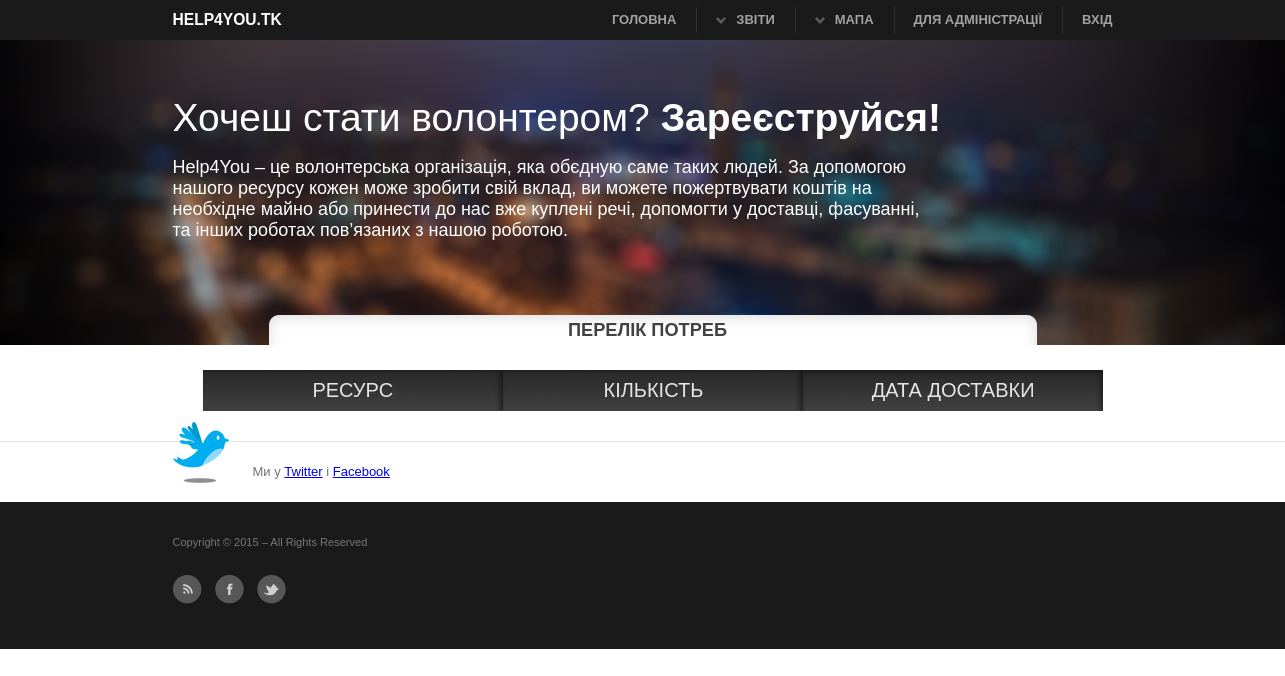
The page /need/ on the database as committed earlier.
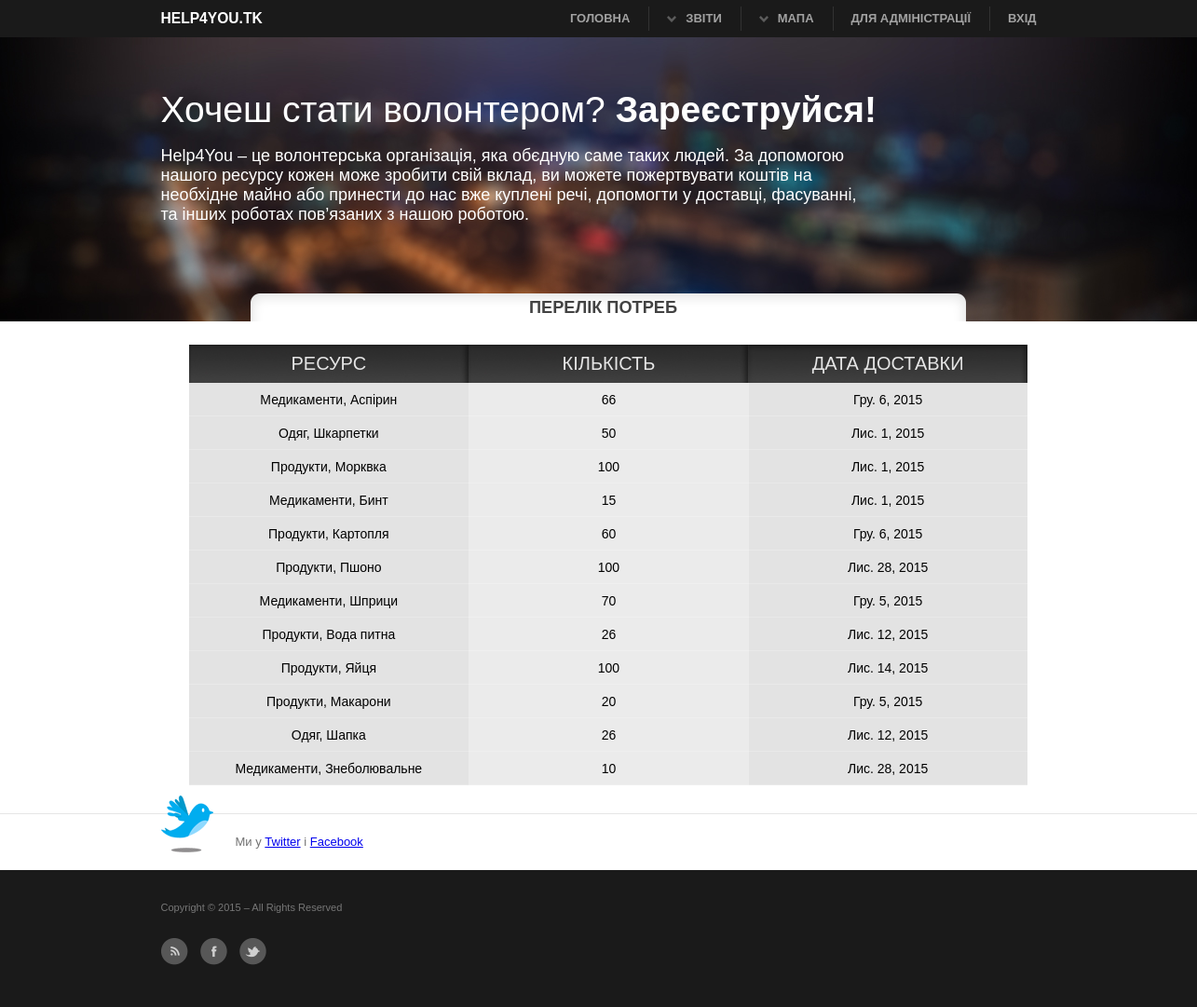
The same page on the database as committed later.
### main/models.py (models this page shows, shortened)
class Need(models.Model):
    resource = models.ForeignKey('Resource',verbose_name=u'Потрібний ресурс')
    order = models.ForeignKey('Order', verbose_name=u'Замовлення', null=True)
    amount = models.IntegerField(verbose_name=u'Кількість ресурсу')
    finished = models.BooleanField(default=False, null=False)
    priority = models.IntegerField(verbose_name=u'Пріорітет', null=True)
    date_recomended = models.DateField(verbose_name=u'Дата рекомендованої доставки', null=True)
    class Meta:
        verbose_name_plural = u'Потреба'

class Resource(models.Model):
    category_resource = models.ForeignKey('CategoryResource',verbose_name=u'Категорія ресурса')
    name = models.CharField(max_length=30,verbose_name=u'Назва ресурсу')
    unit_of_mesure = models.CharField(max_length=30,verbose_name=u'Одиниця виміру')
    weight_one_unit = models.FloatField(verbose_name=u'Маса однієї одиниці', null=True)
    volume_of_one_unit = models.FloatField(verbose_name=u'Об"єм однієї одиниці')
    price_one_unit = models.FloatField(verbose_name=u'Ціна однієї одиниці')
    class Meta:
        verbose_name_plural = u'Ресурси'
    def __unicode__(self):
        return u"%s, %s" % (self.category_resource.category, self.name)

class CategoryResource(models.Model):
    category = models.CharField(max_length=50, verbose_name=u'Категорія')
    class Meta:
        verbose_name_plural = u'Категорії ресурсів'

### main/views.py (the view)
# urls.py: url(r'^need/$',NeedListView.as_view(), name='list_need'),
class NeedListView(ListView):
    template_name = 'list_need.html'
    model = Need
    context_object_name = 'Needs'

### main/templates/list_need.html
{% extends 'base.html' %}
{% block title %}
     <h3 class="title_list">Перелік потреб</h3>
{% endblock %}
{% block content %}
 <div id="list_table">
  <table border="0">
    <tr>
        <td class="top_left">РЕСУРС</td>
        <td class="top_cen" >КІЛЬКІСТЬ</td>
        <td class="top_right" >ДАТА ДОСТАВКИ</td>
    </tr>
    {% for need in Needs %}
        <tr class="list_tr">
        <td class="cell"> {{ need.resource }}</td>
        <td class="cell_c">{{ need.amount }}</td>
        <td class="cell">{{ need.date_recomended }}</td>
    </tr>
    {% endfor %}
  </table>
    </div>
{% endblock %}

### main/templates/base.html (shortened to what this page needs)
{% load staticfiles %}
<!DOCTYPE html>
<html >
<head>
<link rel="stylesheet" type="text/css" href="{% static 'main.css' %}"/>
<link rel="stylesheet" type="text/css" href="{% static 'examples.css' %}" >
<link rel="stylesheet" type="text/css" href="{% static 'print.css' %}" media="print"/>
  </head>
<body>
<div  id="site">
<header class="clearFix">
  <div class="wrap"> <a id="logo" href="/">Help4You.tk</a>
    <nav>
      <div id="nav"> <strong>Navigation</strong>
        <ul>
          <li class="active"> <a href="/">ГОЛОВНА</a> </li>
          <li class="parent"> <a href="#">ЗВІТИ</a>
          </li>
        <li class="parent"> <a href="#">МАПА</a>
          </li>
          <li> <a href="/admin">ДЛЯ АДМІНІСТРАції</a> </li>
            {% if user.is_authenticated %}
                <li><p  class="infoaboutuser">Привіт, {{ user.get_full_name }}</p> <a href="{% url 'logout' %}?next=/">Вихід</a> </li>
            {% else %}
                <li><a href="{% url 'login' %}">Вхід</a> </li>
            {% endif %}
        </ul>
      </div>
    </nav>
  </div>
</header>
<div id="intro">
  <div class="inner">
    <div align="center" id="test1">Если изображения не видно, обновите страницу</div >
    <div class="wrap clearFix">
     <h1>Хочеш стати волонтером? <strong>Зареєструйся!</strong></h1>
      <p class="top_text">Help4You – це волонтерська організація, яка обєдную саме таких людей. За допомогою нашого ресурсу кожен може зробити свій вклад, ви можете пожертвувати коштів на необхідне майно або принести до нас вже куплені речі, допомогти у доставці, фасуванні, та інших роботах пов’язаних з нашою роботою.</p>
  </div>
  </div>
</div>
<div id="content">
<div class="bl_title">{% block title %}{% endblock %}</div>
  <div class="bl_content">{% block content %}{% endblock %}</div>
  <div class="bl_bottom">{% block bottom %}{% endblock %}</div>
</div>
<div id="twitter">
  <div class="wrap clearFix"> <span class="icon"></span>
    <p>Ми у <a href="https://twitter.com/help4you_ua" target="_blank">Twitter</a> і <a href="https://www.facebook.com/tyrnir.informatikov" target="_blank">Facebook</a></p>
  </div>
</div>
<footer class="clearFix">
  <div class="wrap clearFix">
    <p class="floatRight"> Copyright &copy; 2015 <a href="#"></a> &ndash; All Rights Reserved</p>
    <p class="socialIcons"> <a href="#" class="rss">RSS</a> <a href="https://www.facebook.com/tyrnir.informatikov" target="_blank" class="facebook">Facebook</a> <a href="https://twitter.com/help4you_ua" target="_blank" class="twitter">Twitter</a> </p>
  </div>
</footer>
</div>
</body>
</html>

### main/static/print.css (style rules this page uses)
* { background:none !important; }
body { color:#000; font:normal 12px Arial,sans-serif; padding-top:0; }
p { font-size:1.0em; line-height:1.8em; margin-bottom:15px; }
a, #content a { color:#000; outline:0; text-decoration:none; border:none; }
h1, h2, h3, h4, h5 { margin:0 0 10px 0; color:#000; }
h1 { font-size:3.0em; margin-bottom:5px; font-weight:normal; }
h3 { font-size:1.2em; margin-bottom:20px; }
header a#logo { display:block; width:100%; font-size:2.2em; font-weight:bold; color:#000; text-transform:uppercase; text-align:center; text-decoration:none; }
#intro { margin-bottom:0; }
.wrap { width:100%; padding:0; }
a.more, #intro .button, header #nav, .socialIcons, #twitter, form, .buttonCentered, .noPrint { display:none; }

Rows that differ between the two databases and show on the page:
added Need: resource "Медикаменти, Аспірин", amount "66", date_recomended "Гру. 6, 2015"
added Need: resource "Одяг, Шкарпетки", amount "50", date_recomended "Лис. 1, 2015"
added Need: resource "Продукти, Морквка", amount "100", date_recomended "Лис. 1, 2015"
added Need: resource "Медикаменти, Бинт", amount "15", date_recomended "Лис. 1, 2015"
added Need: resource "Продукти, Картопля", amount "60", date_recomended "Гру. 6, 2015"
added Need: resource "Продукти, Пшоно", amount "100", date_recomended "Лис. 28, 2015"
added Need: resource "Медикаменти, Шприци", amount "70", date_recomended "Гру. 5, 2015"
added Need: resource "Продукти, Вода питна", amount "26", date_recomended "Лис. 12, 2015"
added Need: resource "Продукти, Яйця", amount "100", date_recomended "Лис. 14, 2015"
added Need: resource "Продукти, Макарони", amount "20", date_recomended "Гру. 5, 2015"
added Need: resource "Одяг, Шапка", amount "26", date_recomended "Лис. 12, 2015"
added Need: resource "Медикаменти, Знеболювальне", amount "10", date_recomended "Лис. 28, 2015"
